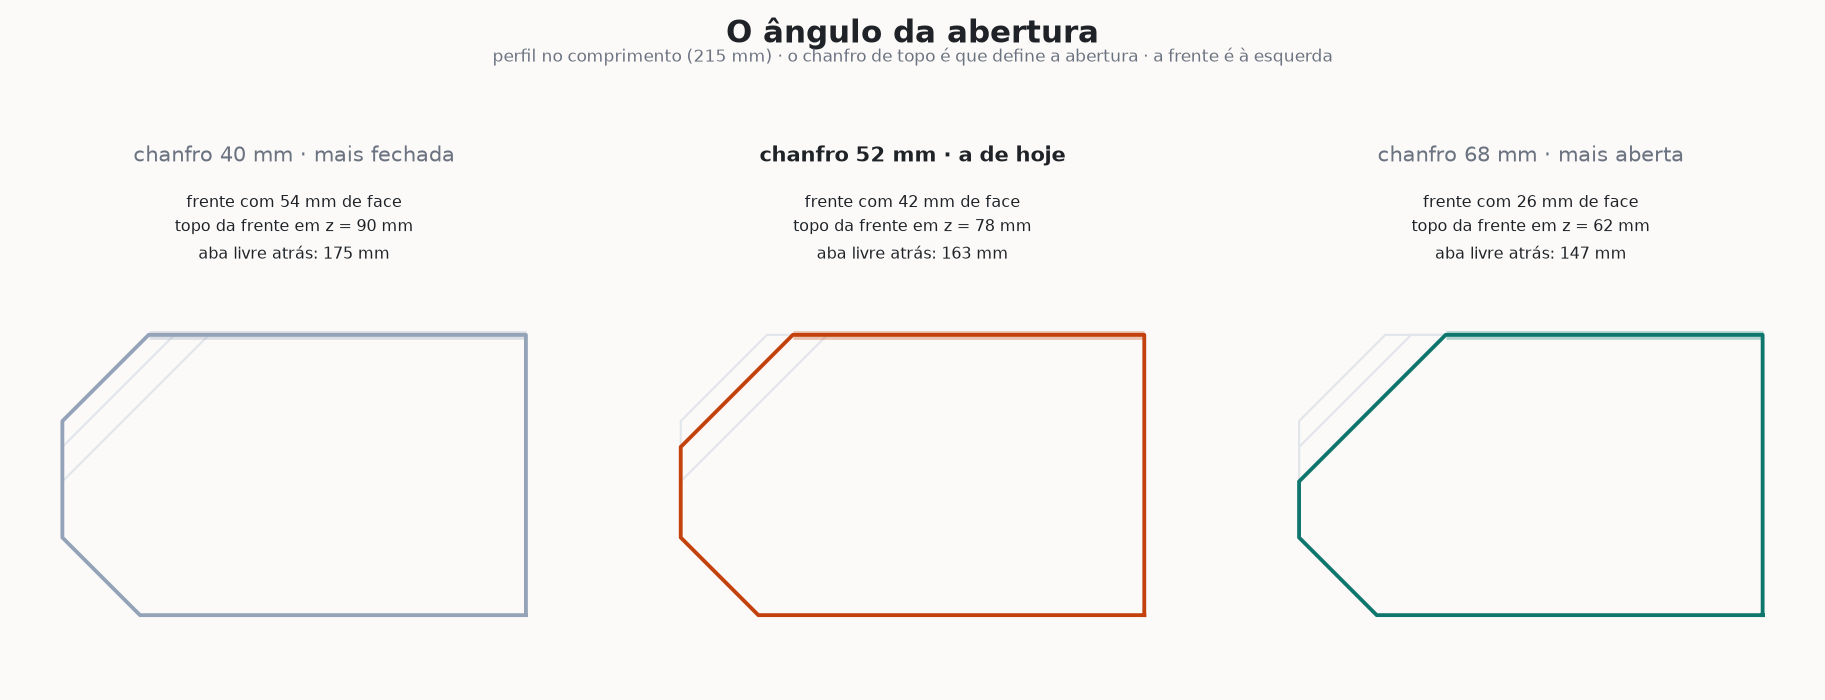

Reproduce this figure in Python.
#!/usr/bin/env python3
"""Tres aberturas possiveis, no perfil: e o CHANFRO que define o angulo.

Com o P girado, o comprimento passou a 215 mm e sobrou trecho reto atras --
ou seja, cabe abrir mais a frente sem mexer em nada do empilhamento.
"""
import os

import matplotlib
matplotlib.use("Agg")
import matplotlib.pyplot as plt
import numpy as np

import modelo3d as M

DEST = os.path.dirname(os.path.abspath(__file__))
FUNDO, TINTA, GRIS, NOVO, CINZ = "#fbfaf8", "#1f2328", "#6b7280", "#c2410c", "#94a3b8"


def perfil(chanfro, chanfro_pe):
    """Silhueta no plano y-z, do fundo para a frente."""
    yf, yb = -M.PROF / 2, M.PROF / 2
    return np.array([
        (yb, 0.0), (yb, M.ALT), (yf + chanfro, M.ALT),
        (yf, M.ALT - chanfro), (yf, chanfro_pe), (yf + chanfro_pe, 0.0),
        (yb, 0.0),
    ])


def main():
    M.set_draft(12.0)
    opcoes = [
        (40.0, 36.0, CINZ, "mais fechada"),
        (M.CHANFRO, M.CHANFRO_PE, NOVO, "a de hoje"),
        (68.0, 36.0, "#0f766e", "mais aberta"),
    ]
    fig, axs = plt.subplots(1, 3, figsize=(14.6, 5.6), facecolor=FUNDO)
    fig.text(0.5, 0.975, "O ângulo da abertura", ha="center", va="top",
             fontsize=18, color=TINTA, weight="bold")
    fig.text(0.5, 0.932, f"perfil no comprimento ({M.PROF:.0f} mm) · o chanfro "
             "de topo é que define a abertura · a frente é à esquerda",
             ha="center", va="top", fontsize=10, color=GRIS)
    for ax, (ch, chp, cor, nome) in zip(axs, opcoes):
        ax.set_facecolor(FUNDO); ax.set_aspect("equal"); ax.axis("off")
        for c2, cp2, cor2, _ in opcoes:              # as outras, de fundo
            if c2 == ch:
                continue
            q = perfil(c2, cp2)
            ax.plot(q[:, 0], q[:, 1], color="#e2e5ea", lw=1.2)
        q = perfil(ch, chp)
        ax.plot(q[:, 0], q[:, 1], color=cor, lw=2.2)
        # a aba, para lembrar que ela some onde o chanfro come
        ax.plot([-M.PROF / 2 + ch, M.PROF / 2], [M.ALT, M.ALT], color=cor,
                lw=5.0, alpha=0.30, solid_capstyle="butt")
        ax.set_xlim(-M.PROF / 2 - 12, M.PROF / 2 + 12)
        ax.set_ylim(-10, M.ALT + 74)
        ax.set_title(f"chanfro {ch:.0f} mm · {nome}", fontsize=12, pad=8,
                     color=TINTA if cor == NOVO else GRIS,
                     weight="bold" if cor == NOVO else "normal")
        ax.text(0, M.ALT + 68, f"frente com {M.ALT - ch - chp:.0f} mm de face"
                f"\ntopo da frente em z = {M.ALT - ch:.0f} mm"
                f"\naba livre atrás: {M.PROF - ch:.0f} mm",
                ha="center", va="top", fontsize=9.2, color=TINTA,
                linespacing=1.6)
    fig.subplots_adjust(top=0.80, bottom=0.04, left=0.02, right=0.98)
    fig.savefig(os.path.join(DEST, "abertura.png"), dpi=125, facecolor=FUNDO)
    print("gerado abertura.png")


if __name__ == "__main__":
    main()
